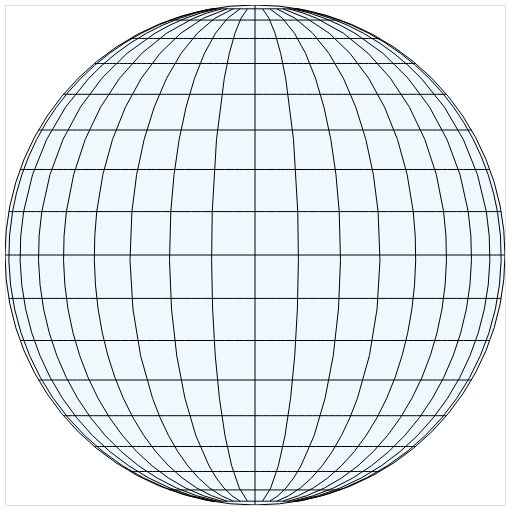

Specify this chart in Vega-Lite:
### Vega specification from a JSON file in a GitHub repository (floating-point values rounded to 4 significant figures)
{"$schema": "https://vega.github.io/schema/vega/v5.json", "autosize": "pad", "padding": 5, "width": 500, "height": 500, "style": "cell", "data": [{"name": "source_0", "values": [{"type": "Sphere"}]}, {"name": "source_1", "transform": [{"type": "graticule"}]}], "projections": [{"name": "projection", "type": "orthographic", "scale": 250, "translate": [250, 250]}], "marks": [{"name": "layer_0_marks", "type": "shape", "clip": true, "style": ["geoshape"], "from": {"data": "source_0"}, "encode": {"update": {"fill": {"value": "aliceblue"}}}, "transform": [{"type": "geoshape", "projection": "projection"}]}, {"name": "layer_1_marks", "type": "shape", "clip": true, "style": ["geoshape"], "from": {"data": "source_1"}, "encode": {"update": {"stroke": {"value": "black"}, "fill": {"value": "transparent"}}}, "transform": [{"type": "geoshape", "projection": "projection"}]}]}
